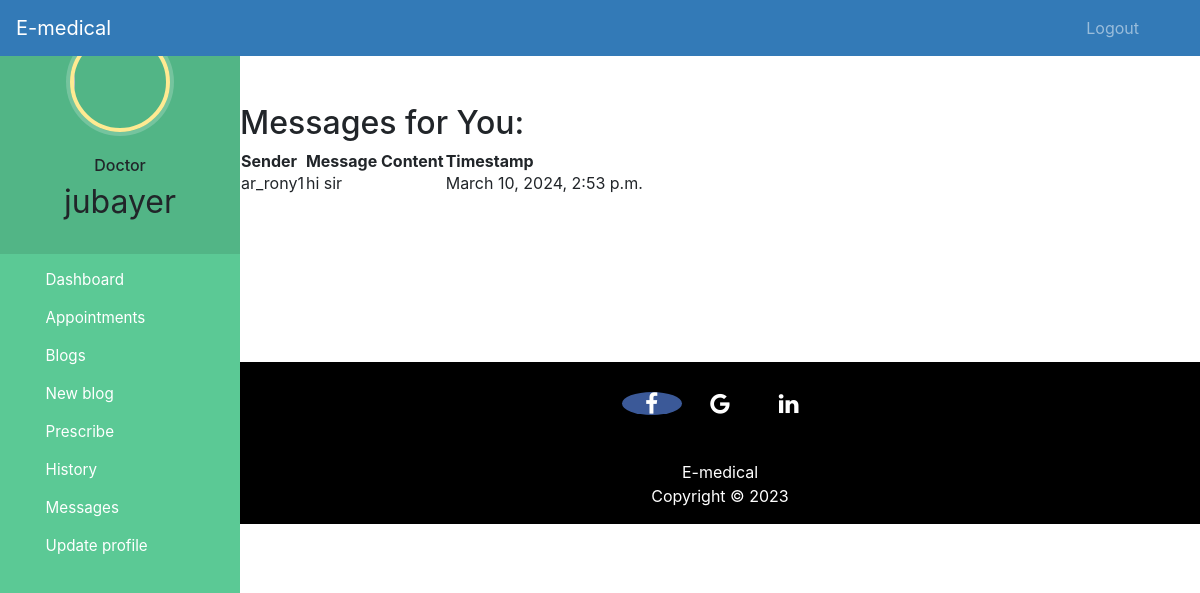
The app's page /doctor_messages/ (signed in) with its own data.
### hospital/models.py (models this page shows)
class Message(models.Model):
    chat = models.ForeignKey(Chat, related_name='chat', on_delete=models.CASCADE)
    sender = models.ForeignKey(User, related_name='sent_messages_box', on_delete=models.CASCADE)
    recipient = models.ForeignKey(User, related_name='received_messages_box', on_delete=models.CASCADE)
    content = models.TextField()
    timestamp = models.DateTimeField(auto_now_add=True)

### hospital/views.py (the view)
# urls.py: path('doctor_messages/', views.doctor_messages, name='doctor_messages'),
def doctor_messages(request):
    current_doctor = request.user
    messages = Message.objects.filter(recipient_id=current_doctor.id).order_by('-timestamp')
    return render(request, 'hospital/doctor_messages.html', {'messages': messages})

### templates/hospital/doctor_messages.html
<h1>Patients Who Messaged You</h1>
{% extends 'hospital/doctor_base.html' %}
{% block content %}
{%load static%}
<div>
    <h2>Messages for You:</h2>
    <table>
        <thead>
            <tr>
                <th>Sender</th>
                <th>Message Content</th>
                <th>Timestamp</th>
            </tr>
        </thead>
        <tbody>
            {% for message in messages %}
                <tr>
                    <td>{{ message.sender }}</td>
                    <td>{{ message.content }}</td>
                    <td>{{ message.timestamp }}</td>
                </tr>
            {% endfor %}
        </tbody>
    </table>
</div>
{% endblock content %}

### templates/hospital/doctor_base.html (shortened to what this page needs)
<!DOCTYPE html>
{% load static %}
<html lang="en">
<head>
  <link rel="stylesheet" href="https://stackpath.bootstrapcdn.com/bootstrap/4.3.1/css/bootstrap.min.css">
  <link rel="stylesheet" href="https://maxcdn.bootstrapcdn.com/font-awesome/4.7.0/css/font-awesome.min.css">
</head>
<body>
  <nav class="menu" tabindex="0">
    <header class="avatar">
      <img src="{% static doctor.profile_pic.url %}" alt="Profile Pic" />
      <br><br>
      <h6>Doctor</h6>
      <h2>{{request.user.first_name}}</h2>
    </header>
    <ul>
      <li tabindex="0" class="icon-dashboard"> <a style="color:white; text-decoration:none;" href="/doctor-dashboard"><span>Dashboard</span></a> </li>
      <li tabindex="0" class="icon-calendar"> <a style="color:white; text-decoration:none;" href="/doctor-appointment"><span>Appointments</span></a></li>
      <li tabindex="0" class="icon-users"> <a style="color:white; text-decoration:none;" href="/doctor-blog"><span>Blogs</span></a></li>
      <li tabindex="0" class="icon-users"> <a style="color:white; text-decoration:none;" href="/new-blog"><span>New blog</span></a></li>
      <li tabindex="0" class="icon-users"> <a style="color:white; text-decoration:none;" href="/prescribe"><span>Prescribe</span></a></li>
      <li tabindex="0" class="icon-users"> <a style="color:white; text-decoration:none;" href="/prescription_history"><span>History</span></a></li>
      <li tabindex="0" class="icon-users"> <a style="color:white; text-decoration:none;" href="/message_list"><span>Messages</span></a></li>
      <li tabindex="0" class="icon-users"> <a style="color:white; text-decoration:none;" href="/edit-profile-doctor"><span>Update profile</span></a></li>
    </ul>
  </nav>
  <main>
    <div class="bs-example">
      <nav class="navbar navbar-expand-md  navbar-dark fixed-top" style="background:#337AB7;">
        <a href="/doctor-dashboard" class="navbar-brand">E-medical</a>
        <div class="collapse navbar-collapse justify-content-between" id="navbarCollapse">
          <div class="navbar-nav" style=" margin-left: 90%;">
            <a href="/logout" class="nav-item nav-link">Logout</a>
          </div>
        </div>
      </nav>
    </div>
    <br><br>
    {% block content %}
    {% endblock content %}
    <br><br><br><br><br><br><br>
    <footer>
      <p>
        <a href="https://www.facebook.com/NSTUCampus" class="fa fa-facebook"></a>
        <a href="https://nstu.edu.bd/" class="fa fa-google"></a>
        <a href="https://www.linkedin.com/school/noakhali-science-and-technology-university/" class="fa fa-linkedin"></a>
      </p>
      <br>
      <div class="container">
        <div class="row">
          <div class="col-md-12 col-sm-12">
            <div style="color:#ffffff;" class="wow fadeInUp footer-copyright">
              <p>E-medical <br>
                Copyright &copy; 2023 </p>
            </div>
          </div>
        </div>
      </div>
    </footer>
  </main>
</body>
</html>

### templates/hospital/doctor_base.html (style rules this page uses)
a:link { text-decoration: none; }
a { color: white; }
footer { padding: 0px 0px 0px 0px; background-color: black; margin: 0px; }
.fa { font-size: 23px; width: 60px; text-align: center; text-decoration: none; margin: 5px 2px; border-radius: 50%; }
.fa-facebook { background: #3B5998; color: white; margin-top: 30px; }
p { text-align: center; }
body { padding-left: 240px; }
main { position: relative; height: 100vh; }
.menu { background: #5bc995; height: 100vh; width: 240px; position: fixed; top: 0px; left: 0; z-index: 5; outline: none; }
.menu .avatar { background: rgba(0, 0, 0, 0.1); padding: 2em 0.5em; text-align: center; }
.menu .avatar img { width: 100px; border-radius: 50%; overflow: hidden; border: 4px solid #ffea92; box-shadow: 0 0 0 4px rgba(255, 255, 255, 0.2); }
.menu .avatar h2 { font-weight: normal; margin-bottom: 0; }
.menu ul { list-style: none; padding: 0.5em 0; margin: 0; }
.menu ul li { padding: 0.5em 1em 0.5em 3em; font-size: 0.95em; font-weight: regular; background-repeat: no-repeat; background-position: left 15px center; background-size: auto 20px; transition: all 0.15s linear; cursor: pointer; }
.menu ul li.icon-dashboard { background-image: url("http://www.entypo.com/images//gauge.svg"); }
.menu ul li.icon-users { background-image: url("http://www.entypo.com/images//users.svg"); }
.menu ul li.icon-calendar { background-image: url("http://www.entypo.com/images//calendar.svg"); }

### records on screen
Message: sender "ar_rony1", content "hi sir", timestamp "March 10, 2024, 2:53 p.m."

### other values on screen
{{ request.user.first_name }} "jubayer"
